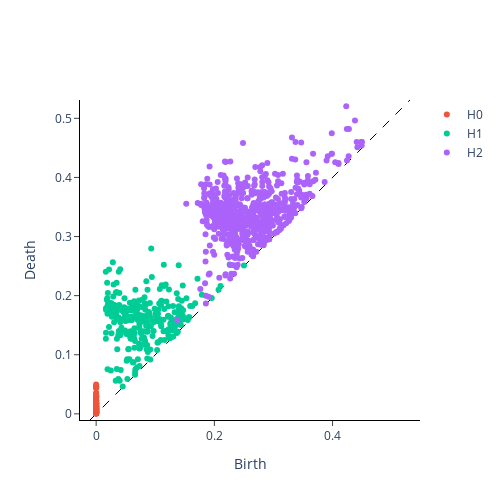

The notebook cell this image was saved under:
### Code cell
VR.plot(diagrams, sample=0)
